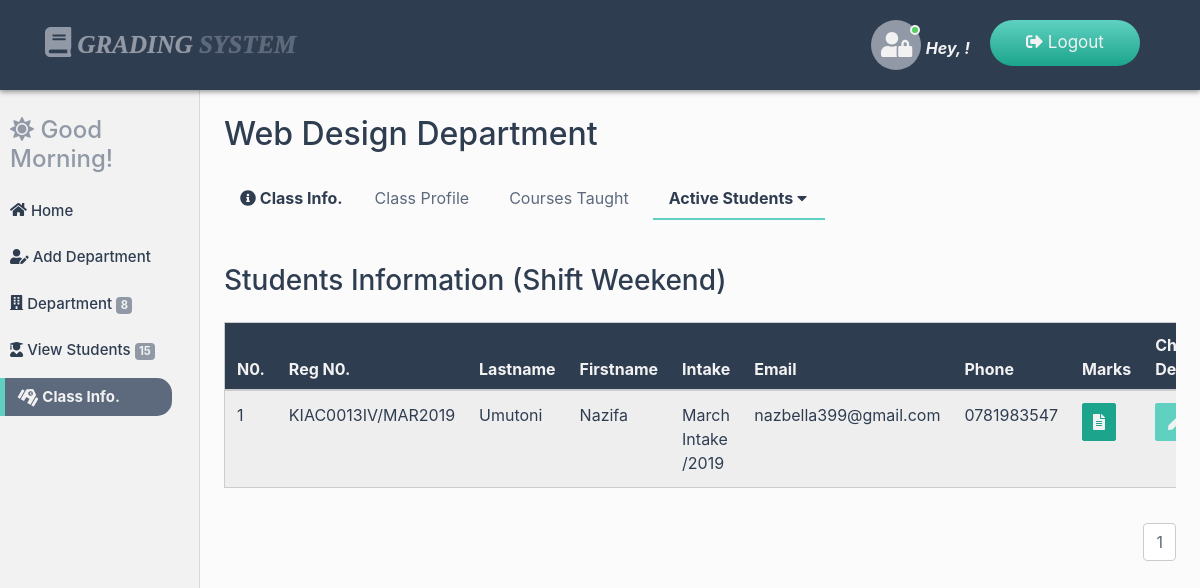
Screenshot of /dos-dashboard/department_info_shift5.php?class=1 (signed in) with the database file from the repository.
### tables this page shows
CREATE TABLE `department` (
  `dep_ID` int(20) NOT NULL,
  `dep_Name` varchar(200) NOT NULL,
  `status` varchar(20) NOT NULL
);

CREATE TABLE `student` (
  `student_ID` int(20) NOT NULL,
  `reg_Num` varchar(200) NOT NULL,
  `student_Fname` varchar(200) NOT NULL,
  `student_Lname` varchar(200) NOT NULL,
  `student_Mail` varchar(200) NOT NULL,
  `student_Gender` varchar(200) NOT NULL,
  `student_Address` varchar(200) NOT NULL,
  `student_Phone` varchar(200) NOT NULL,
  `parent_Phone` varchar(200) NOT NULL,
  `student_Intake` varchar(200) NOT NULL,
  `dep_ID` int(20) NOT NULL,
  `student_Shift` varchar(200) NOT NULL,
  `start_Date` varchar(20) NOT NULL,
  `status` varchar(20) NOT NULL
);

### dos-dashboard/department_info_shift5.php (the view, shortened to what this page needs)
<?php
include("../connection/connect.php");
include("session/session.php");
$retr = "Select * From users where user_ID = '$session_Id'";
$run_retr = mysqli_query($con, $retr);
$row_retr = mysqli_fetch_array($run_retr);
$fname = $row_retr['user_Fname'];
if(isset($_GET['class'])){
$departId = $_GET['class'];
$select = "Select * From Department where dep_ID = '$departId'";
$run_select = mysqli_query($con,$select);
$fetch_select = mysqli_fetch_array($run_select);
$departName = $fetch_select['dep_Name'];
}
?>
<!DOCTYPE html>
<html lang="en">
<head>
<link rel="stylesheet" href="../css/bootstrap.min.css">
<link rel="stylesheet" href="../css/all.min.css">
<link rel="stylesheet" href="../css/main.css">
<link rel="stylesheet" href="../css/animate.css">
</head>
<body>
<nav class="navbar navbar-expand-md bg-dark navbar-dark fixed-top main-nav">
  <div class="container">
        <a class="navbar-brand" href="index.php"><i class="fas fa-book logo-icon"></i> Grading <span class="fat">System</span></a>
      <ul class="nav navbar-nav ml-auto lang-switcher">
      <li class="nav-item">
      <span class="user-img">
        <span class="user-icon">
          <i class="fas fa-user-lock"></i>
        </span>
        <span class="status online"></span>
      </span> <span class="hello-user">Hey, <?php echo $fname;?>!</span>
      </li>
      <li class="nav-item">
        <a class="nav-link" href="logout.php">
        <i class="fas fa-sign-out-alt"></i> Logout</a>
      </li>
      </ul>
    </div>
</nav>
<div class="container-fluid">
  <div class="row">
    <nav class="col-md-2 d-none d-md-block sidebar">
      <div class="sidebar-sticky">
        <div class="dash-salute wow bounceInLeft" data-wow-duration="2s">
            <?php
            $time = date("H");
            if(($time >="0") && ($time <"12")){
                echo"<h4><i class='fas fa-sun'></i> Good Morning!</h4>";
            }
            ?>
        </div>
        <ul class="nav flex-column dash-nav">
          <li class="nav-item">
          <a href="index.php" class="nav-link">
          <i class="fa fa-home dash-icon"></i> Home</a></li>
          <li class="nav-item">
          <a href="add_department.php" class="nav-link">
          <i class="fas fa-user-edit dash-icon"></i> Add Department</a></li>
          <li class="nav-item">
          <a href="view_department.php" class="nav-link"><i class="fa fa-building dash-icon"></i>  Department
          <span class="badge badge-primary">
              <?php
              $count = "Select count(*) as NberOfData from department";
              $run_count = mysqli_query($con, $count);
              $row_count = mysqli_fetch_array($run_count);
              $count_data = $row_count['NberOfData'];
              echo $count_data;
              ?>
          </span>
          </a></li>
          <li class="nav-item">
          <a href="view_students.php" class="nav-link">
          <i class="fas fa-user-graduate dash-icon"></i> View Students
          <span class="badge badge-primary">
              <?php
              $count = "Select count(*) as NberOfData from student";
              $run_count = mysqli_query($con, $count);
              $row_count = mysqli_fetch_array($run_count);
              $count_data = $row_count['NberOfData'];
              echo $count_data;
              ?>
          </span>
          </a></li>
          <li class="nav-item">
          <a href="class_info.php" class="nav-link active">
          <i class="fas fa-school dash-icon"></i> Class Info.
          </a></li>
        </ul>
      </div>
    </nav>
    <main role="main" class="col-md-10 ml-sm-auto px-4">
      <div class="dash-output-section">
        <h2><?php echo $departName;?> Department</h2>
        <ul class="nav sub-nav">
           <li class="nav-item">
            <p class="nav-link sub-nav-head"><i class="fas fa-info-circle"></i> Class Info.</p>
          </li>
          <li class="nav-item">
            <a href="department_info_profile.php?class=<?php echo $departId;?>" class="nav-link">
              Class Profile
            </a>
          </li>
          <li class="nav-item">
            <a href="department_info_courses.php?class=<?php echo $departId;?>" class="nav-link">
              Courses Taught
            </a>
          </li>
          <li class="nav-item dropdown">
            <a href="#" class="nav-link active" data-toggle="dropdown">
              Active Students <i class="fas fa-caret-down"></i>
            </a>
          </li>
        </ul>
        <div class="info-display">
          <h3 class="">Students Information
          (Shift Weekend)</h3>
          <div class="table-responsive mt-4">
            <table class="table table-striped">
             <thead>
                <th>N0.</th>
                <th>Reg N0.</th>
                <th>Lastname</th>
                <th>Firstname</th>
                <th>Intake</th>
                <th>Email</th>
                <th>Phone</th>
                <th>Marks</th>
                <th>Change Department</th>
              </thead>
               <?php
                $select = "Select student.student_Fname,student.student_Lname,
                        student.student_Mail,student.student_Gender,student.student_Address,
                        student.student_Phone,student.Reg_Num,student.student_Intake,
                        department.dep_Name FROM student INNER JOIN department
                        ON student.dep_ID = department.dep_ID
                        WHERE department.dep_ID = '$departId'  AND student.status = 'On' AND student.student_Shift = 'Weekend' ORDER BY student.student_Lname";
                $run_select = mysqli_query($con, $select);
                $number_of_results = mysqli_num_rows($run_select);
                $results_per_page = 5;
                $nber_of_Pages = ceil($number_of_results / $results_per_page);
                if(!isset($_GET['page'])){
                    $page = 1;
                  }
                  else{
                    $page = $_GET['page'];
                  }
                $this_page_first_result = ($page - 1) * $results_per_page;
                $select = "Select student.student_ID,student.student_Fname,student.student_Lname,
                        student.student_Mail,student.student_Gender,student.student_Address,
                        student.student_Phone,student.Reg_Num,student.student_Intake,
                        department.dep_Name FROM student INNER JOIN department
                        ON student.dep_ID = department.dep_ID
                        WHERE department.dep_ID = '$departId'  AND student.status = 'On' AND student.student_Shift = 'Weekend' ORDER BY student.student_Lname
                LIMIT " . $this_page_first_result . ',' . $results_per_page;
                $run_select = mysqli_query($con, $select);
                $num = $this_page_first_result;
                while($row_select = mysqli_fetch_array($run_select)){
                 $stdId = $row_select['student_ID'];
                 $fname = $row_select['student_Fname'];
                 $lname = $row_select['student_Lname'];
                 $email = $row_select['student_Mail'];
                 $phone = $row_select['student_Phone'];
                 $regNum = $row_select['Reg_Num'];
                 $intake = $row_select['student_Intake'];
                 $num++;
                ?>
                <tr>
                <td><?php echo $num; ?></td>
                <td><?php echo $regNum; ?></td>
                <td><?php echo $lname; ?></td>
                <td><?php echo $fname; ?></td>
                <td><?php echo $intake; ?></td>
                <td><?php echo $email; ?></td>
                <td><?php echo $phone; ?></td>
                <td><a href="view_marks_shift5.php?marksFor=<?php echo $stdId;?>">
                <button type="button" class="btn btn-primary"
                title="Update"><span class="fa fa-file-alt"></span></button></a></td>
                <td><a href="updates/update_student.php?editDpt=<?php echo $stdId;?>">
                <button type="button" class="btn btn-success"
                title="Update"><span class="fa fa-pen"></span></button></a></td>
                </tr>
                <?php }?>
            </table>
            <ul class="pagination justify-content-end">
            <?php
            for($i=1; $i<=$nber_of_Pages; $i++){
                echo '<li class="page-item"><a
                class="page-link"
                href="department_info_shift5.php?class='.$departId.'&page='. $i .'">
                '. $i .' </a></li>';
            }
            ?>
            </ul>
        </div>
      </div>
    </main>
  </div>
</div>
</body>
</html>

### rows the page displays
department: dep_Name "Web Design"
student: reg_Num "KIAC0013IV/MAR2019", student_Lname "Umutoni", student_Fname "Nazifa", student_Intake "March Intake /2019", student_Mail "nazbella399@gmail.com", student_Phone "0781983547"

### other values shown
$count_data "8"
$count_data "15"
